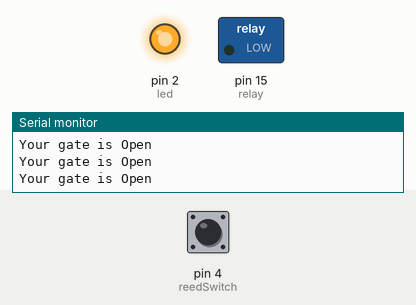
Recording of a sketch running on a simulated Arduino Uno, built with avr-gcc and run on an emulated ATmega328P. Parts: switched loads named in the sketch (green lamp = pin HIGH), output pins drawn as LEDs (lit = HIGH), the last lines printed to the serial monitor. The inputs (shaded band) are chosen by the test bench; at power-on: pin 4 (reedSwitch) HIGH.

Above: at 2.8 s.
2.9 s: pin 4 (reedSwitch) pulled LOW for 1.2 s
At 3.8 s:
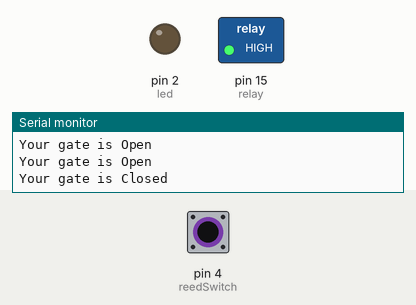
6.5 s: pin 4 (reedSwitch) pulled LOW for 3.2 s
At 10.4 s:
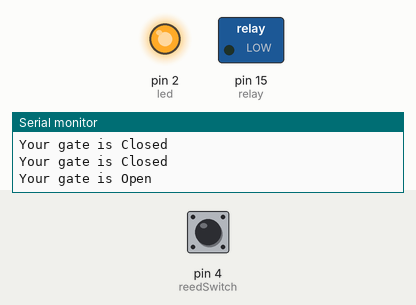
Timing chart, 0 to 11.9 s (numbered marks = the images above; inputs shaded):
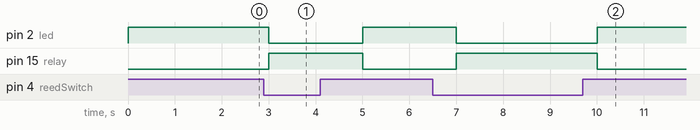

The sketch:

nodemcu-garage-lights.ino
```cpp
// Set GPIOs for LED and reedswitch
const int reedSwitch = 4;  // D2
const int led = 2;         // Internal LED
const int relay = 15;      // D8

void setup() {
  // Serial port for debugging purposes
  Serial.begin(9600);

  // Read the current gate state
  pinMode(reedSwitch, INPUT_PULLUP);

  // Set LED state to match the opposite of gate state
  pinMode(led, OUTPUT);

  // Set the relay as output
  pinMode(relay, OUTPUT);
}

void loop() {
  if (digitalRead(reedSwitch)==HIGH){
    digitalWrite(led, HIGH);
    digitalWrite(relay, LOW);
    Serial.println("Your gate is Open");
  }
  else {
    digitalWrite(led, LOW);
    digitalWrite(relay, HIGH);
    Serial.println("Your gate is Closed");
  }
  delay(1000);
}
```

Measured:
- after the input at 2.9 s, pin 2 (led): HIGH → LOW after 0.10 s, → HIGH 2.0 s later; pin 15 (relay): LOW → HIGH after 0.10 s, → LOW 2.0 s later
- after the input at 6.5 s, pin 2 (led): HIGH → LOW after 0.50 s, → HIGH 3.0 s later; pin 15 (relay): LOW → HIGH after 0.50 s, → LOW 3.0 s later
